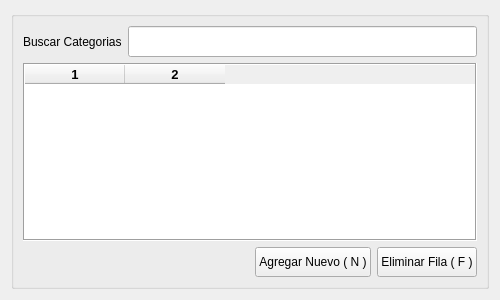
<?xml version="1.0" encoding="UTF-8"?>
<ui version="4.0">
 <class>Form</class>
 <widget class="QWidget" name="Form">
  <property name="geometry">
   <rect>
    <x>0</x>
    <y>0</y>
    <width>500</width>
    <height>300</height>
   </rect>
  </property>
  <property name="windowTitle">
   <string>Lista de Categorías</string>
  </property>
  <property name="windowIcon">
   <iconset>
    <normaloff>icon/etiqueta.png</normaloff>icon/etiqueta.png</iconset>
  </property>
  <property name="windowOpacity">
   <double>21.000000000000000</double>
  </property>
  <layout class="QGridLayout" name="gridLayout" columnstretch="0,0">
   <item row="0" column="0" colspan="2">
    <widget class="QGroupBox" name="groupBox">
     <property name="title">
      <string/>
     </property>
     <layout class="QGridLayout" name="gridLayout_2" rowstretch="0,0,0,0">
      <item row="0" column="0" rowspan="2">
       <widget class="QLabel" name="label">
        <property name="sizePolicy">
         <sizepolicy hsizetype="Fixed" vsizetype="Expanding">
          <horstretch>0</horstretch>
          <verstretch>0</verstretch>
         </sizepolicy>
        </property>
        <property name="text">
         <string>Buscar Categorias</string>
        </property>
       </widget>
      </item>
      <item row="2" column="0" colspan="4">
       <widget class="QTableWidget" name="tableWidget">
        <property name="palette">
         <palette>
          <active>
           <colorrole role="Text">
            <brush brushstyle="SolidPattern">
             <color alpha="255">
              <red>0</red>
              <green>0</green>
              <blue>255</blue>
             </color>
            </brush>
           </colorrole>
          </active>
          <inactive>
           <colorrole role="Text">
            <brush brushstyle="SolidPattern">
             <color alpha="255">
              <red>0</red>
              <green>0</green>
              <blue>255</blue>
             </color>
            </brush>
           </colorrole>
          </inactive>
          <disabled>
           <colorrole role="Text">
            <brush brushstyle="SolidPattern">
             <color alpha="255">
              <red>120</red>
              <green>120</green>
              <blue>120</blue>
             </color>
            </brush>
           </colorrole>
          </disabled>
         </palette>
        </property>
        <property name="font">
         <font>
          <family>MS Shell Dlg 2</family>
          <pointsize>10</pointsize>
          <weight>75</weight>
          <bold>true</bold>
         </font>
        </property>
        <property name="frameShape">
         <enum>QFrame::Box</enum>
        </property>
        <property name="editTriggers">
         <set>QAbstractItemView::NoEditTriggers</set>
        </property>
        <property name="columnCount">
         <number>2</number>
        </property>
        <attribute name="horizontalHeaderVisible">
         <bool>true</bool>
        </attribute>
        <attribute name="verticalHeaderVisible">
         <bool>false</bool>
        </attribute>
        <column/>
        <column/>
       </widget>
      </item>
      <item row="0" column="1" rowspan="2" colspan="3">
       <widget class="QLineEdit" name="lineEdit">
        <property name="sizePolicy">
         <sizepolicy hsizetype="Expanding" vsizetype="Expanding">
          <horstretch>0</horstretch>
          <verstretch>0</verstretch>
         </sizepolicy>
        </property>
        <property name="palette">
         <palette>
          <active>
           <colorrole role="Text">
            <brush brushstyle="SolidPattern">
             <color alpha="255">
              <red>0</red>
              <green>0</green>
              <blue>255</blue>
             </color>
            </brush>
           </colorrole>
          </active>
          <inactive>
           <colorrole role="Text">
            <brush brushstyle="SolidPattern">
             <color alpha="255">
              <red>0</red>
              <green>0</green>
              <blue>255</blue>
             </color>
            </brush>
           </colorrole>
          </inactive>
          <disabled>
           <colorrole role="Text">
            <brush brushstyle="SolidPattern">
             <color alpha="255">
              <red>120</red>
              <green>120</green>
              <blue>120</blue>
             </color>
            </brush>
           </colorrole>
          </disabled>
         </palette>
        </property>
        <property name="font">
         <font>
          <family>MS Shell Dlg 2</family>
          <pointsize>14</pointsize>
          <weight>75</weight>
          <bold>true</bold>
         </font>
        </property>
       </widget>
      </item>
      <item row="3" column="3">
       <widget class="QPushButton" name="eliminar">
        <property name="sizePolicy">
         <sizepolicy hsizetype="Fixed" vsizetype="Fixed">
          <horstretch>0</horstretch>
          <verstretch>0</verstretch>
         </sizepolicy>
        </property>
        <property name="minimumSize">
         <size>
          <width>100</width>
          <height>30</height>
         </size>
        </property>
        <property name="text">
         <string>Eliminar Fila ( F )</string>
        </property>
        <property name="icon">
         <iconset>
          <normaloff>icon/cancel.png</normaloff>icon/cancel.png</iconset>
        </property>
       </widget>
      </item>
      <item row="3" column="2">
       <widget class="QPushButton" name="nuevo">
        <property name="sizePolicy">
         <sizepolicy hsizetype="Fixed" vsizetype="Fixed">
          <horstretch>0</horstretch>
          <verstretch>0</verstretch>
         </sizepolicy>
        </property>
        <property name="minimumSize">
         <size>
          <width>100</width>
          <height>30</height>
         </size>
        </property>
        <property name="text">
         <string>Agregar Nuevo ( N )</string>
        </property>
        <property name="icon">
         <iconset>
          <normaloff>icon/nuevo.png</normaloff>icon/nuevo.png</iconset>
        </property>
       </widget>
      </item>
     </layout>
    </widget>
   </item>
  </layout>
 </widget>
 <resources/>
 <connections/>
</ui>
